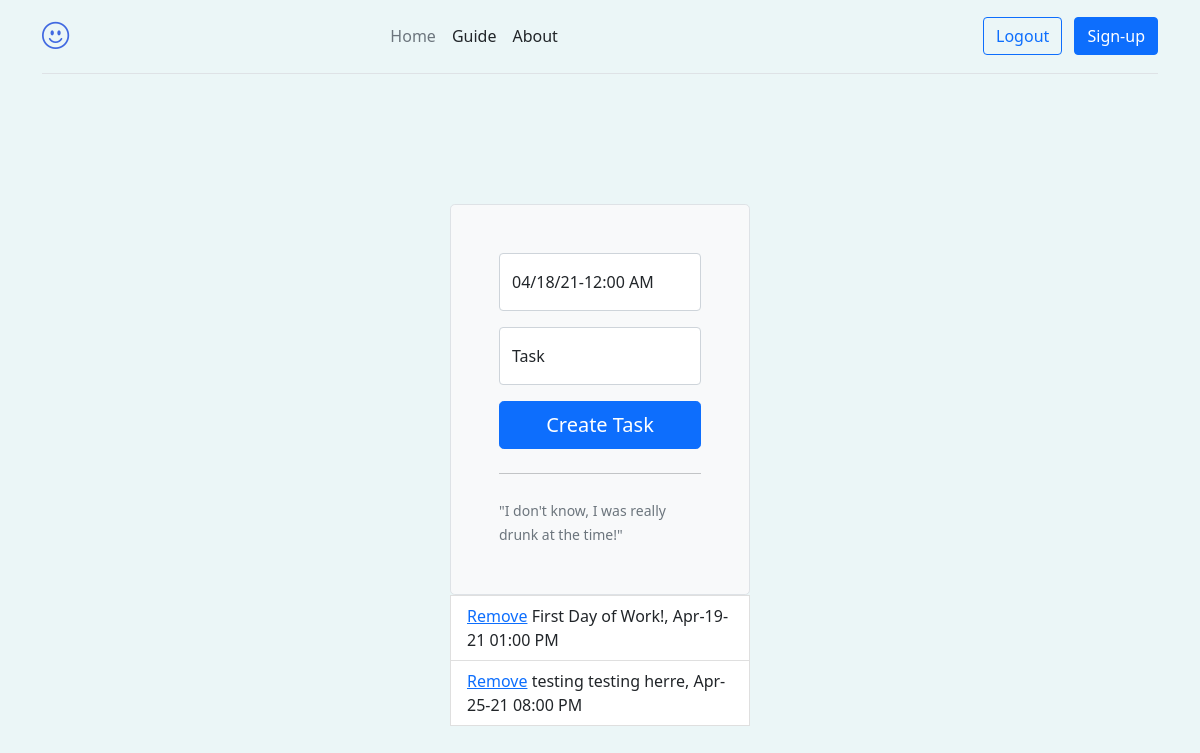
/lazaro (signed in), run on an earlier commit of the app's database.
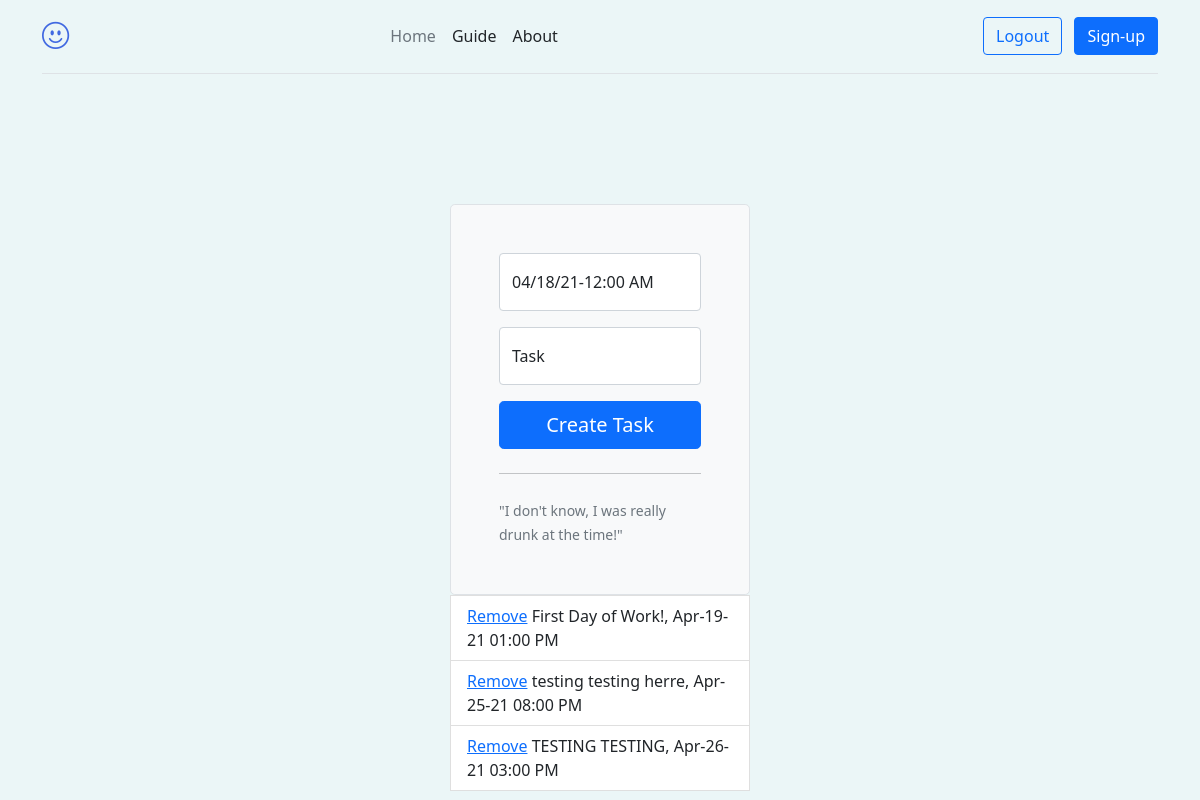
And on a later commit of the database.
### models.py (models this page shows)
class Task(db.Model):
    id = db.Column(db.Integer, primary_key=True)
    date = db.Column(db.DateTime, default=datetime.utcnow)
    task_description = db.Column(db.String(50), unique=False, index=True)
    user_id = db.Column(db.Integer, db.ForeignKey('user.id'))
    def __repr__(self):
        return f'{self.task_description}'

### routes.py (the view, shortened to what this page needs)
@app.route('/<username>', methods=['POST', 'GET'])
@login_required
def user(username):
    user = User.query.filter_by(id=current_user.id).first_or_404()
    tasks = Task.query.filter_by(user_id=user.id).order_by('date').all()
    form = TaskForm()
    return render_template('user.html', user=user, form=form, tasks=tasks)

### forms.py
class TaskForm(FlaskForm):
    date = StringField('Date', validators=[DataRequired(message='You must enter a date!')])
    task_description = StringField('Task Description', validators=[DataRequired(), Length(min=5, max=100, message='Task description must be at least 5 characters long!')])
    create_task = SubmitField('Create Task')

### myfilters.py (called while the page is built)
@app.template_filter('laz')
def laz(x):
    return x.strftime("%b-%d-%y %I:%M %p")

### routes.py (called while the page is built)
@login_manager.user_loader
def load_user(user_id):
    return User.query.get(int(user_id))

### templates/user.html (shortened to what this page needs)
{% extends 'base.html' %}
{% block body %}
<div class="col-10 mx-auto col-lg-3 login-container">
    <form class="p-5 border rounded-3 bg-light" action="/{{ current_user.username }}" method="POST">
        <div class="form-floating mb-3">
            <input type="text" class="form-control" id="date" name="date" placeholder="10/02/1999" required>
            <label for="floatingInput">04/18/21-12:00 AM</label>
        </div>
        <div class="form-floating mb-3">
            <input type="text" class="form-control" id="task_description" name="task_description"
                placeholder="Enter task" required>
            <label for="floatingInput">Task</label>
        </div>
        <button class="w-100 btn btn-lg btn-primary" id="submit" name="submit" type="submit">Create Task</button>
        <hr class="my-4">
        <small class="text-muted">"I don't know, I was really drunk at the time!"</small>
    </form>
    {% for task in tasks %}
    <li class="list-group-item"><a href="{{ url_for('delete', id=task.id) }}"> Remove</a> {{ task }}, {{
        task.date|laz }} {{task.time}}
    </li>
    {% endfor %}
</div>
{% endblock %}

### templates/base.html (shortened to what this page needs)
<!DOCTYPE html>
<html lang="en">
<head>
    <link rel="stylesheet" href="https://cdn.jsdelivr.net/npm/bootstrap-icons@1.4.1/font/bootstrap-icons.css">
    <link href="https://cdn.jsdelivr.net/npm/bootstrap@5.0.0-beta3/dist/css/bootstrap.min.css" rel="stylesheet"
>
    <link rel="stylesheet" href="{{ url_for('static', filename='css/style.css') }}">
</head>
<body>
    <div class="container position-sticky container-sticky">
        <header
            class="d-flex flex-wrap align-items-center justify-content-center justify-content-md-between py-3 mb-4 border-bottom">
            {% if not current_user.is_authenticated %}
            <i class="bi bi-emoji-frown" style="font-size: 1.7em; color: royalblue;"></i>
            {% else %}
            <i class="bi bi-emoji-smile" style="font-size: 1.7em; color: royalblue;"></i>
            {% endif %}
            <ul class="nav col-12 col-md-auto mb-2 justify-content-center mb-md-0">
                <li><a href="/" class="nav-link px-2 link-secondary">Home</a></li>
                <li><a href="{{ url_for('guide') }}" class="nav-link px-2 link-dark">Guide</a></li>
                <li><a href="{{ url_for('about') }}" class="nav-link px-2 link-dark">About</a></li>
            </ul>
            <div class="col-md-3 text-end">
                {% if not current_user.is_authenticated %}
                <a href="{{ url_for('login') }}"> <button type="button"
                        class="btn btn-outline-primary me-2">Login</button></a>
                {% else %}
                <a href="{{ url_for('logout') }}"> <button type="button"
                        class="btn btn-outline-primary me-2">Logout</button></a>
                {% endif %}
                <a href="{{ url_for('home') }}"><button type="submit" class="btn btn-primary">Sign-up</button></a>
            </div>
        </header>
    </div>
    {% block body %}
    {% endblock %}
</body>
</html>

### static/css/style.css (style rules this page uses)
body { background-color: rgb(235, 246, 247); margin: 0; }
.login-container { margin-top: 130px; }
.container-sticky { position: sticky; top: 0; z-index: 1; background-color: rgb(235, 246, 247); }

What changed in the data, as far as the page shows it:
added Task: task_description "TESTING TESTING", date|laz "Apr-26-21 03:00 PM"
